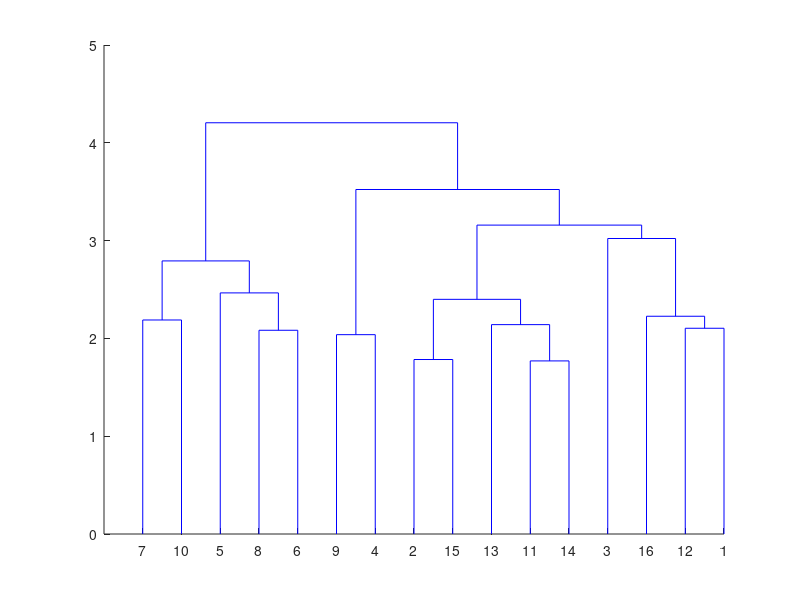
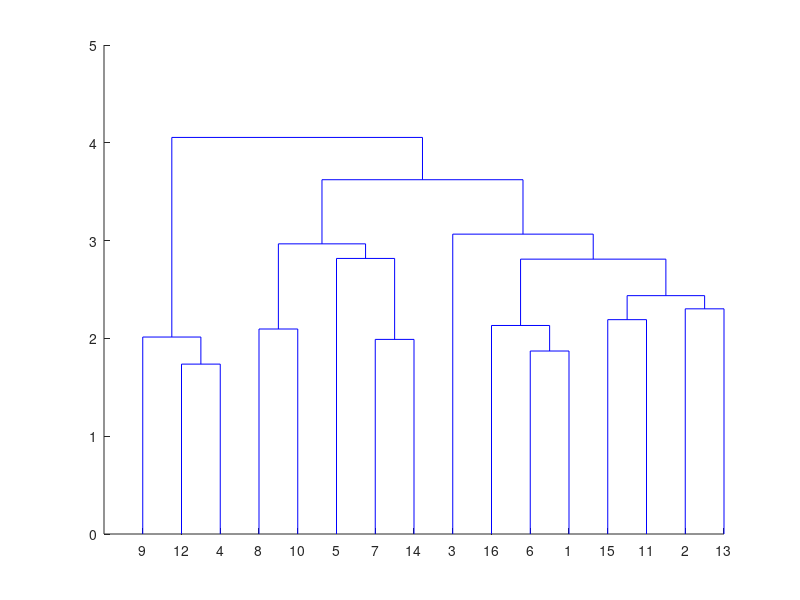

Source code (MATLAB) for these figures, in order: (Note: this script raises an error after producing the figures.)

clear
thisT=16;
load workingNouns

tempWord=word;
tempDm_verb=dm_verb;
for iter=1:15
    
    if iter==1 % first time through orhter use last
    Y=pdist(tempDm_verb,'correlation');
    Z=linkage(Y, 'ward');%,{'correlation'} )
    end
    
    
    allKill=[];
    [H,T] = dendrogram(Z,thisT,'Labels',tempWord' );%,'ColorThreshold');% ,Z(end-thisT+1,3) );
    
    for ii=1:thisT
        ind=find(T==ii);
        notInd=find(T~=ii);
        
        smallWord={tempWord{ind}};
        smallDm_verb=tempDm_verb(ind,:);
        goodness=(mean(corr(smallDm_verb')));
        X=corr(tempDm_verb');
        goodNess=mean(X(ind,ind))-mean(X(notInd,ind)); % with v across item level
        clear X
        [junk indG]=sort(goodness)
        killer=[];
%         if length(indG)-(7-iter)>0 %% this is backward
%             killer=indG(end-(7-iter):end);
%         end
        if length(indG)>4
            killer=indG(1);
        end
        %     killer=randperm(length(ind),length(ind)-9);
        killer=ind(killer);
        allKill=[allKill; killer];
    end
    tempWord(allKill)=[];
    tempDm_verb(allKill,:)=[];
    Ttest=T;
    Ttest(allKill)=[];
    %
    Y=pdist(tempDm_verb,'correlation');
    Z=linkage(Y, 'ward');%,{'correlation'} )
    
    H1=figure;
    % for thisT
    [H,T] = dendrogram(Z,thisT,'Labels',tempWord');% ,'ColorThreshold' ,Z(end-thisT+1,3) );
    pause(.1)
    sortT=T;
    % end
    close(H1)
    
    [junk ind]=sortrows(sortT);
    
    wordSort=tempWord(ind);
    
    X=corr(tempDm_verb');
    X=X(ind,ind);
    myDiag=imresize(eye(thisT),size(X,1)/thisT,'Method','box');
    myDiag2=zeros(size(myDiag));
    sortTtest=sort(Ttest);
    for ii=1:length(junk)
        
        for jj=1:length(sortTtest)
            if sortTtest(ii)==sortTtest(jj)
                myDiag2(ii,jj)=sortTtest(ii);
            end
        end
    end
    %
    %     for ii=1:thisT
    %         tempVec=myDiag2;
    %         score(ii)=mean(X(myDiag2(:)==ii));
    %     end
    keepWord{iter}=tempWord;
    keepInd{iter}=ind;
    keepX{iter}=corr(tempDm_verb');
    %         targMat=getTargetMat;
    %         Xf=.5.*log((1+X)./(1-X));
    %         howWellCorr(iter)=corr(targMat(targMat(:)~=1),Xf(targMat(:)~=1));
    %% alos try log of score)
    [h p ci stat]=ttest2(X(myDiag(:)==1),X(myDiag(:)~=1));
    howWellT(iter)=stat.tstat;
    howWellDiff(iter)=mean(X(myDiag(:)==1))-mean(X(myDiag(:)~=1));
    howWell(iter)=mean(myDiag(:).*X(:));
    keepZ{iter}=Z;
end

%%
[junk nInd]=sort(howWell);
cc=0;
for ii=[1]%  length(nInd)]
    Z=keepZ{nInd(ii)};
    nWord=keepWord{nInd(ii)};
    clear sortT
    
    [H,T] = dendrogram(Z,length(Z),'Labels',keepWord{nInd(ii)} ,'ColorThreshold' ,Z(end-thisT+2,3) , 'Orientation' ,'left');%'reorder',keepInd{ii},
    H1=figure;
    for allClust=2:length(Z)
        [H,T] = dendrogram(Z,allClust,'Labels',nWord' ,'ColorThreshold' ,Z(end-allClust+1,3) );
        sortT(:,allClust)=T;
        pause(.1)
    end
    close(H1)
    [junk ind]=sortrows(sortT);
    
    wordSort=nWord(ind);
    cc=cc+1;
    subplot(2,2,1+(cc-1)*2)
    imagesc(flipud(squeeze(keepX{nInd(ii)}(ind,ind))))
    subplot(2,2,2+(cc-1)*2)
    
    
    [H,T] = dendrogram(Z,length(nWord),'Labels',wordSort' ,'ColorThreshold' ,Z(end-thisT+2,3) ,'reorder',ind, 'Orientation' ,'left');
    
    
    
    pause(.01)
end